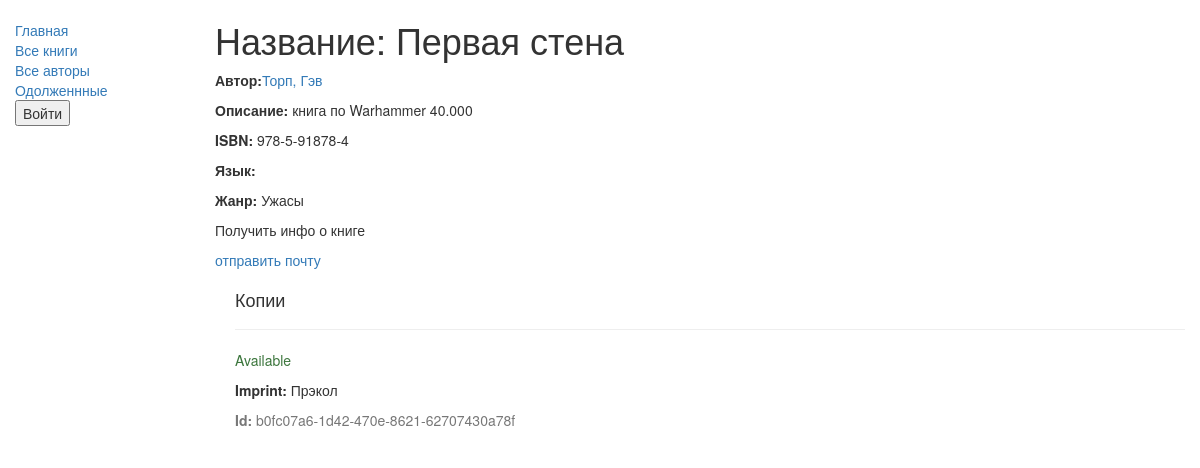
/catalog/book/1, run on the app's committed database.
### catalog/models.py (models this page shows, shortened)
class Book(models.Model):
    title = models.CharField(max_length=200)
    author = models.ForeignKey('Author', on_delete=models.SET_NULL, null=True)
    summary = models.TextField(max_length=1000, help_text="Enter a brief description of the book")
    isbn = models.CharField('ISBN',max_length=13, help_text='13 Character <a href="https://www.isbn-international.org/content/what-isbn">ISBN number</a>')
    genre = models.ManyToManyField(Genre, help_text="Select a genre for this book")
    def display_genre(self):
        return ', '.join([ genre.name for genre in self.genre.all()[:3] ])
    display_genre.short_description = 'Genre'

class Author(models.Model):
    first_name = models.CharField(max_length=100)
    last_name = models.CharField(max_length=100)
    date_of_birth = models.DateField(null=True, blank=True)
    date_of_death = models.DateField('Died', null=True, blank=True)
    def __str__(self):
        return '%s, %s' % (self.last_name, self.first_name)

class Genre(models.Model):
    name = models.CharField(max_length=200, help_text="Enter a book genre (e.g. Science Fiction, French Poetry etc.)")
    def __str__(self):
        return self.name

class BookInstance(models.Model):
    id = models.UUIDField(primary_key=True, default=uuid.uuid4, help_text="Unique ID for this particular book across whole library")
    book = models.ForeignKey('Book', on_delete=models.SET_NULL, null=True)
    imprint = models.CharField(max_length=200)
    due_back = models.DateField(null=True, blank=True)
    borrower = models.ForeignKey(User, on_delete=models.SET_NULL, null=True, blank=True)
    LOAN_STATUS = (
        ('m', 'Maintenance'),
        ('o', 'On loan'),
        ('a', 'Available'),
        ('r', 'Reserved'),
    )
    status = models.CharField(max_length=1, choices=LOAN_STATUS, blank=True, default='m', help_text='Book availability')
    class Meta:
        ordering = ["due_back"]
        permissions = (("can_mark_returned", "Set book as returned"),)
    def display_status(self):
        return ', '.join([ BookInstance.name for BookInstance in self.BookInstance.all()[:3] ])
    display_status.short_description = 'Status'

### catalog/views.py (the view)
# urls.py: re_path(r'^book/(?P<pk>\d+)$', views.BookDetailView.as_view(), name='book-detail'),
class BookDetailView(generic.DetailView):
    model = Book

### catalog/templates/catalog/book_detail.html (shortened to what this page needs)
{% extends "base_generic.html" %}
{% block content %}
<h1>Название: {{ book.title }}</h1>
<p><strong>Автор:</strong><a href="{% url 'author-detail' book.author.pk %}">{{ book.author }}</a></p>
<p><strong>Описание:</strong> {{ book.summary }}</p>
<p><strong>ISBN:</strong> {{ book.isbn }}</p>
<p><strong>Язык:</strong> {{ book.language }}</p>
<p><strong>Жанр:</strong> {% for genre in book.genre.all %} {{ genre }}{% if not forloop.last %}, {% endif %}{% endfor %}</p>
<p>Получить инфо о книге</p>
<a href="{% url 'send_email' book.pk %}">отправить почту</a>
<div style="margin-left:20px;margin-top:20px">
    <h4>Копии</h4>
    {% for copy in book.bookinstance_set.all %}
    <hr>
    <p class="{% if copy.status == 'a' %}text-success{% elif copy.status == 'd' %}text-danger{% else %}text-warning{% endif %}">
        {{ copy.get_status_display }}</p>
    <p><strong>Imprint:</strong> {{copy.imprint}}</p>
    <p class="text-muted"><strong>Id:</strong> {{copy.id}}</p>
    {% endfor %}
</div>
{% endblock %}

### data on the page
Book: title "Первая стена", author "Торп, Гэв", summary "книга по Warhammer 40.000", isbn "978-5-91878-4"
Genre: name "Ужасы"
BookInstance: status "Available", imprint "Прэкол", id "b0fc07a6-1d42-470e-8621-62707430a78f"
